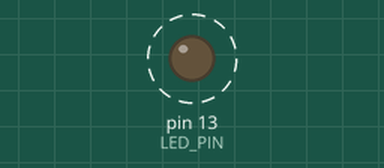
This sketch was run on a simulated Arduino Uno, built with avr-gcc and run on an emulated ATmega328P. Shown: output pins drawn as LEDs (lit = HIGH). Dashed ring = blinking. What the sketch prints to the serial monitor is not drawn.

Above: at 0.5 s.
Timing chart, 0 to 4.6 s (numbered marks = the images above):
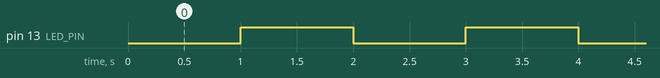

Measured:
- by itself, pin 13 (LED_PIN): alternates HIGH for 1.0 s and LOW for 1.0 s

The sketch:

sketch_jun19a.ino
```cpp
#define LED_PIN 13
/***************************************************
 * Timer1的COMPA中斷服務程式，每1秒產生一次中斷
 ***************************************************/
ISR(TIMER1_COMPA_vect) {
    digitalWrite(LED_PIN, !digitalRead(LED_PIN)); //反轉LED現在的狀態
}

/***************************************************
 * 設定定時器
 ***************************************************/
void SetupTimer(void) {
    //---step1:初始暫存器
    TCCR1A = 0;
    TCCR1B = 0;
    TCNT1 = 0;

    //---step2:設定CTC模式
    TCCR1B = TCCR1B | (1 << WGM12); //將1左移3個位元，進行位元OR邏輯運算

    //---step3:設定預先除頻倍數prescaler與正確的TOP上限值
    //在prescaler=256，TOP=62500的設定下，會固定每一秒產生一次中斷
    TCCR1B = TCCR1B | (1 << CS12); //prescaler=256
    OCR1A = 62500; //設定TOP=62500

    //---step4:致能對應的中斷
    TIMSK1 = TIMSK1 | (1 << OCIE1A); //致能輸出比較中斷A
}

void setup() {
    Serial.begin(9600);
    pinMode(LED_PIN, OUTPUT);
    digitalWrite(LED_PIN, HIGH);
    SetupTimer(); // 設定定時器

}

void loop() {
    int i;
    for (i = 0; i <= 100; i++) {
        Serial.println(i);
    }

}
```
